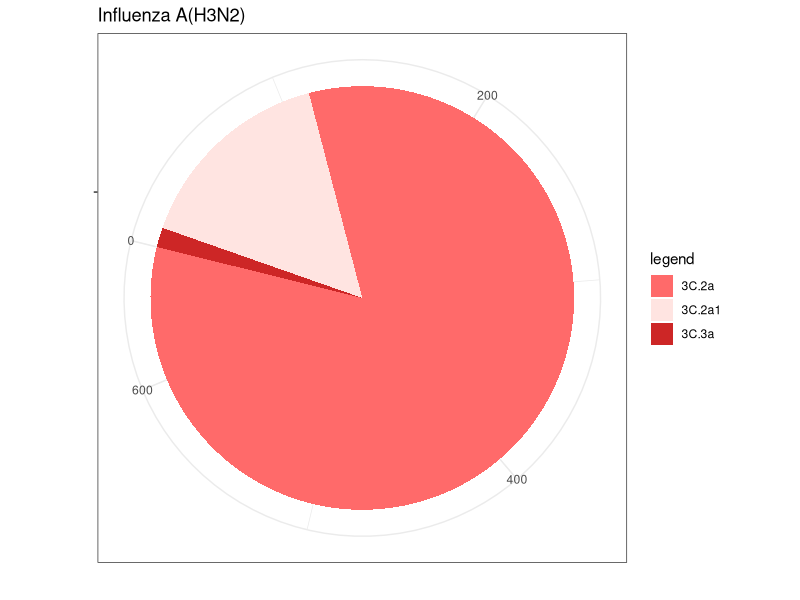
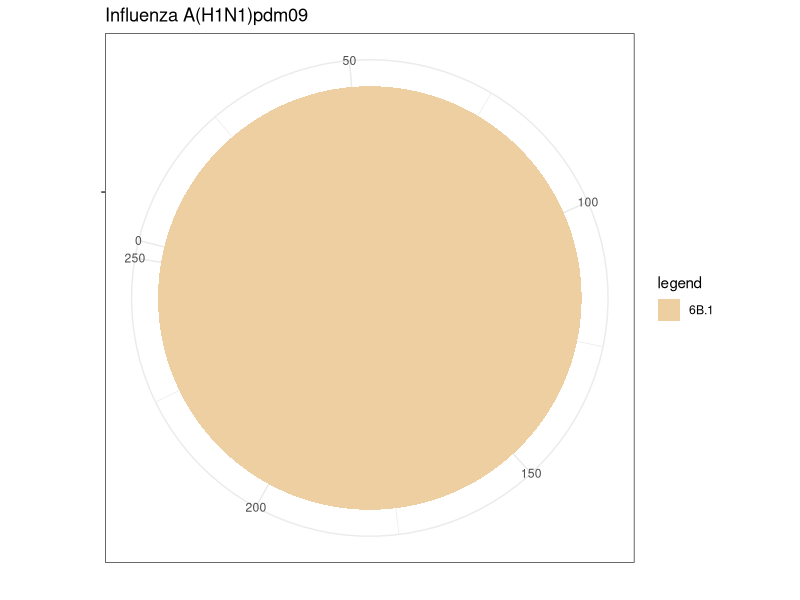
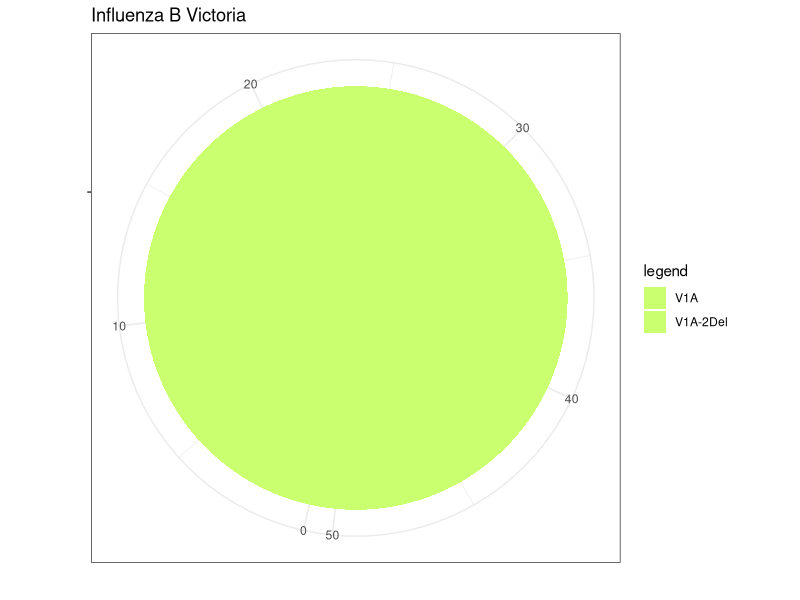
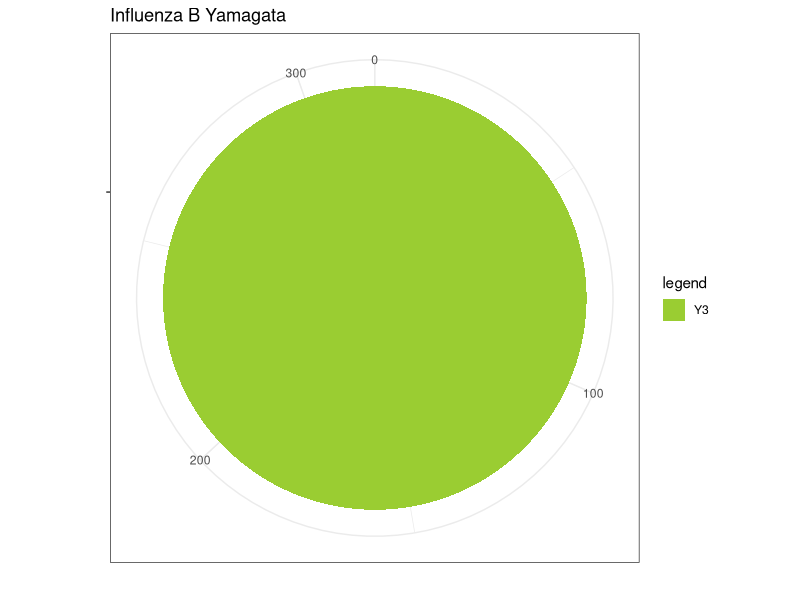
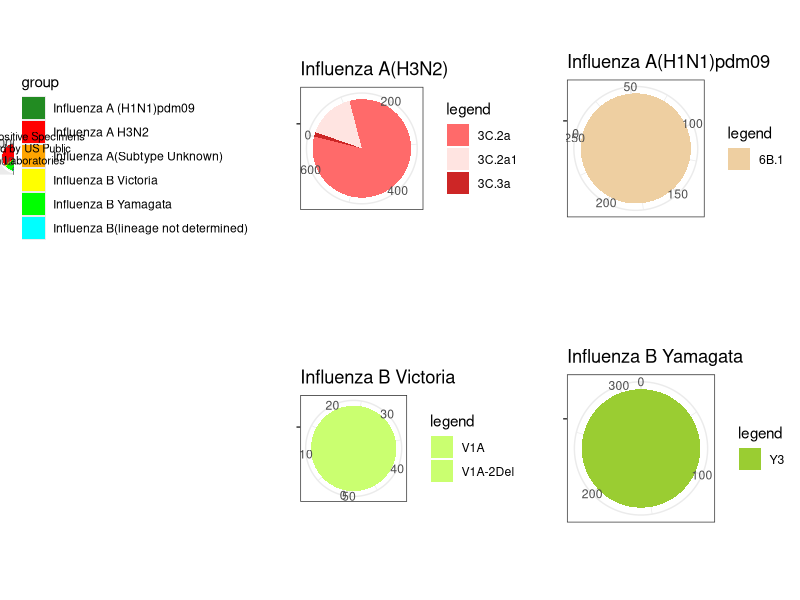

The R source for these figures, in order:
rm(list =ls())
library(ggplot2)
library(gridExtra)
library(ggpubr)

data<- read.csv("../Data/Influenza sub type pie charts/Genetic04.csv")

mydata_1<- data[9:11,]
mydata_1<- mydata_1[-c(1 )]

## Pie char 1
bp_1<- ggplot(mydata_1, aes(x="", y=Number, fill= mydata_1$Genetic_Group))+
  geom_bar(width = 1, stat = "identity") + #guides(fill=FALSE) +
  scale_fill_manual("legend", values = c("3C.2a" = "indianred1", "3C.2a1" = "mistyrose", "3C.3a" = "firebrick3")) +
  ggtitle("Influenza A(H3N2)") +
  theme(plot.title=element_text(hjust=0.5, size = 8))+
  xlab("")+
  ylab("")
  

pie_1 <- bp_1 + coord_polar("y", start=250) +  
  theme_minimal()+ 
  theme_bw()
pie_1

annotate("text", x = 20, y = 20, label = "2014 -2015", size = 4)

mydata_2<- data[6,]
mydata_2<- mydata_2[-c(1)]

## Pie chat 2
bp_2<- ggplot(mydata_2, aes(x="", y=Number, fill= mydata_2$Genetic_Group))+
  geom_bar(width=1, stat ="identity")+ #guides(fill=FALSE) +
  scale_fill_manual("legend", values = c("6B.1" = "navajowhite2")) +
  ggtitle("Influenza A(H1N1)pdm09") +
  theme(plot.title=element_text(hjust=0.5, size = 8)) +
  xlab("")+
  ylab("")
  
  
pie_2 <- bp_2 + coord_polar("y", start=250) + 
  theme(panel.grid.major = element_blank(), 
        panel.grid.minor = element_blank())+ 
  theme_bw()
pie_2

mydata_3<- data[1:2,]
mydata_3<- mydata_3[-c(1 )]


## Pie chat 3
bp_3<- ggplot(mydata_3, aes(x="", y=Number, fill= mydata_3$Genetic_Group))+
  geom_bar(width = 1, stat = "identity")+ #guides(fill=FALSE) +
  scale_fill_manual("legend", values = c("V1A" = "darkolivegreen1", "V1A-2Del" = "darkolivegreen1")) +
  ggtitle("Influenza B Victoria") +
  theme(plot.title=element_text(hjust=0.5, size = 8)) +
  xlab("")+
  ylab("")
  
pie_3 <- bp_3 + coord_polar("y", start=550) + 
  theme(panel.grid.major = element_blank(), 
        panel.grid.minor = element_blank())+ 
  theme_bw()
pie_3

mydata_4<- data[3,]
mydata_4<- mydata_4[-c(1 )]


## Pie chat 4
bp_4<- ggplot(mydata_4, aes(x="", y=Number ,fill=mydata_4$Genetic_Group))+
  geom_bar(width = 1, stat = "identity")+ #guides(fill=FALSE) +
  scale_fill_manual("legend", values = c("Y3" = "olivedrab3"))+
  ggtitle("Influenza B Yamagata") +
  theme(plot.title=element_text(hjust=0.5, size = 8)) +
  xlab("")+
  ylab("")


pie_4 <- bp_4 + coord_polar("y", start=0) + 
  theme(panel.grid.major = element_blank(), 
        panel.grid.minor = element_blank()) + 
  theme_bw()
pie_4 

## ## Pie chat 5 - Main chart
df <- data.frame(
  group = c("Influenza A H3N2", "Influenza A (H1N1)pdm09", "Influenza A(Subtype Unknown)", "Influenza B Victoria",
            "Influenza B Yamagata" , "Influenza B(lineage not determined)"),
  value = c(18068, 1896, 348,228, 2292,921))

bp<- ggplot(df, aes(x="", y=value, fill=group))+
  geom_bar(width = 1, stat = "identity") +
  scale_fill_manual(values= c("Influenza A H3N2"="red","Influenza A (H1N1)pdm09"="forestgreen", "Influenza A(Subtype Unknown)" ="orange",
                              "Influenza B Victoria"="yellow", "Influenza B Yamagata"= "green","Influenza B(lineage not determined)"="cyan")) +
  ggtitle("Influenza Positive Specimens \nReported by US Public\n Health Laboratories") +
  theme(plot.title=element_text(hjust=0.5, size = 8),
        legend.position = "right") +
  xlab("")+
  ylab("")

a <- plot.new()
pie <- bp + coord_polar("y", start=0) #+guides(fill=FALSE) 


## Grouping all charts into one using ggarrange
ggarrange(pie, pie_1,pie_2,a ,pie_3,pie_4, ncol=3, nrow=2)
